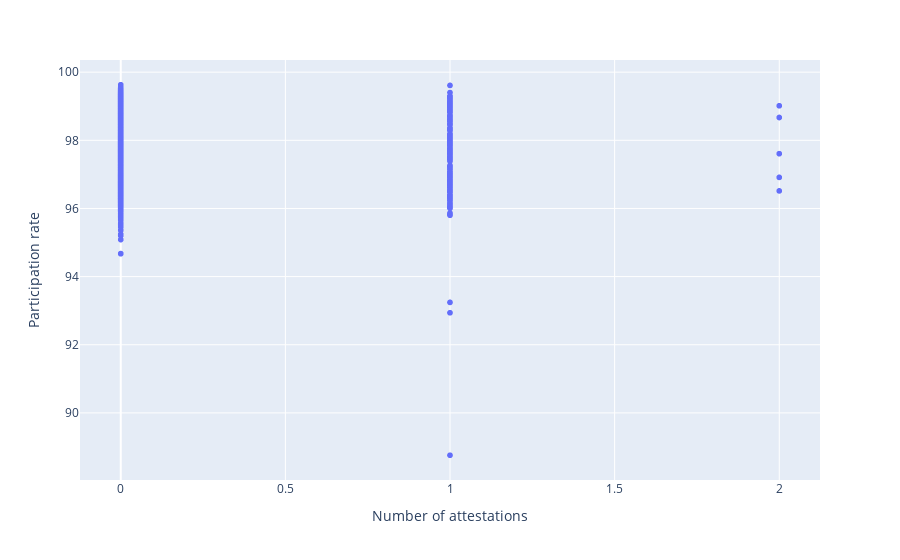

Notebook source saved alongside this figure:
### Code cell
fig = px.scatter(x=df['orphaned_blocks'], y=df['global_participation_rate'], labels=dict(x="Number of attestations", y="Participation rate"))
fig.show()

### Figure 1 — Plotly figure (JSON) as saved in the notebook; plotly's stock layout.template omitted (floating-point values rounded to 4 significant figures; data arrays with more than 128 entries replaced by an {"elided": "..."} marker saying what was removed)
{"data": [{"hovertemplate": "Number of attestations=%{x}<br>Participation rate=%{y}<extra></extra>", "legendgroup": "", "marker": {"color": "#636efa", "symbol": "circle"}, "mode": "markers", "name": "", "showlegend": false, "type": "scattergl", "x": {"elided": "3369 int values"}, "xaxis": "x", "y": {"elided": "3369 float values"}, "yaxis": "y"}], "layout": {"autosize": true, "legend": {"tracegroupgap": 0}, "margin": {"t": 60}, "xaxis": {"anchor": "y", "autorange": true, "domain": [0, 1], "range": [-0.1251, 2.125], "title": {"text": "Number of attestations"}, "type": "linear"}, "yaxis": {"anchor": "x", "autorange": true, "domain": [0, 1], "range": [87.99, 100.4], "title": {"text": "Participation rate"}, "type": "linear"}}}
